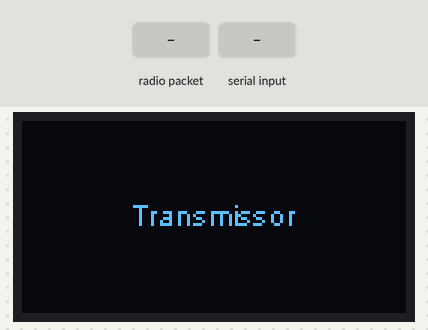
This sketch was run on a simulated ESP32. Shown: 128×64 one-colour display. The test bench sets the inputs (shaded band). What the sketch prints to the serial monitor is not drawn.

Above: at 1.5 s.
1.6 s: radio packet "$" arrives
At 2.3 s:
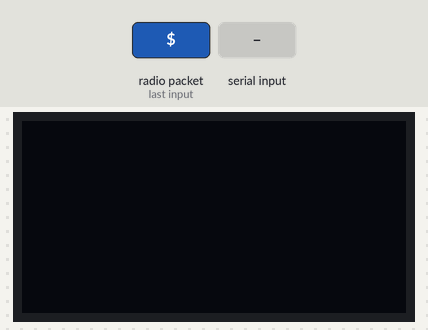
3.1 s: "@\n" received over Serial
At 3.5 s:
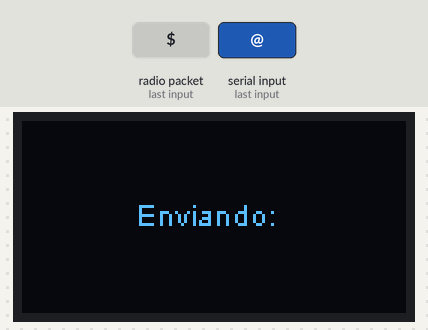
Timing chart, 0 to 6.1 s (numbered marks = the images above; inputs shaded):
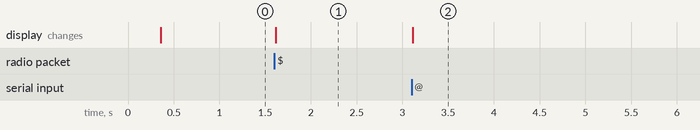

The sketch:

pager_lora.ino
```cpp
/*
 * RECEPTOR E TRANSMISSOR POR LORA COM ESP32 (PAGER LORA)
 *
 * Autores: Lucas Viegas e Yuri Minar
 * data: 03/10/2021
 */

#include <cctype>
#include <map>
#include <sstream>
#include "heltec.h"
#define BAND 868E6
#define MAX_MESSAGE_SIZE 46

std::map<std::string, char> mapa = {
  {".-",  'A'},
  {"-...", 'B'},
  {"-..", 'C'},
  {"-..", 'D'},
  {".", 'E'},
  {" ..-.", 'F'},
  {"--.", 'G'},
  {"....", 'H'},
  {"..", 'I'},
  {".---", 'J'},
  {"-.-", 'K'},
  {".-..", 'L'},
  {"--", 'M'},
  {"-.", 'N'},
  {"---", 'O'},
  {".--.", 'P'},
  {"--.-", 'Q'},
  {".-.", 'R'},
  {"...", 'S'},
  {"-", 'T'},
  {"..-", 'U'},
  {"...-", 'V'},
  {".--", 'W'},
  {"-..-", 'X'},
  {"-.--", 'Y'},
  {"--..", 'Z'},
  {"-----", '0'},
  {"·----", '1'},
  {"··---", '2'},
  {"···--", '3'},
  {"····-", '4'},
  {"·····", '5'},
  {"-····", '6'},
  {"--···", '7'},
  {"---··", '8'},
  {"----·", '9'},
  {"·--·-·", '@'},
  {"···-··-", '$'}
};

// Mapeia um caractere para seu valor correspondente em morse
std::string convert(const std::map<std::string, char> &tabela, char c) {
  for (auto item : tabela) {
    if (item.second == c)
      return item.first;
  }

  return "";
}

// Recebe uma mensagem completa demarcada por @ e $ (incluídos na string)
// Retorna o texto ao receber uma mensagem completa, senão retorna nulo
char *ReceberMorse()
{
  static char mensagem[MAX_MESSAGE_SIZE] = {0};
  static int contagem = 0;
  int packetSize = LoRa.parsePacket();
  if (packetSize > 0) {
    while (LoRa.available() && contagem < MAX_MESSAGE_SIZE) {
      unsigned char simb = LoRa.read();
      mensagem[contagem] = simb;
      contagem++;
      if (simb == '@') {
        mensagem[0] = '@';
        contagem = 1;
      } else if (simb == '$') {
        return mensagem;
      }
    }
  }
  return 0;
}

// Exibe a mensagem previamente capturada por ReceberMorse e exibe na tela OLED
// Há uma bug em que o último caractere aparece dobrado no receptor. Por enquanto só descarta.
void ExibirMensagem(std::string msg) {
  msg = msg.substr(1, msg.size() - 3); // Descarta @ e $. Também descarta o espaço antes de $.
  std::istringstream saida{msg};

  std::string simb;
  std::string decodificado;
  while (!saida.eof()) {
      saida >> simb;
      auto encontrado = mapa.find(simb);
      if (encontrado != mapa.end()) {
          decodificado += encontrado->second;
      }
  }

  Heltec.display->clear();
  Heltec.display->drawString(63, 31, decodificado.c_str());
  Heltec.display->display();
}

// Codifica a mensagem em morse e envia
void EnviarMorse (const char *texto){
  LoRa.beginPacket();
  LoRa.print('@');
  while(*texto != 0){
    char caractere = *texto;
    if (caractere >= 'A' && caractere <= 'Z'){
      std::string simbolo = convert(mapa, caractere);
      LoRa.print(simbolo.c_str());
    } else if (caractere >= '0' && caractere <= '9'){
      std::string simbolo = convert(mapa, caractere);
      LoRa.print(simbolo.c_str());
    }

    LoRa.print(" ");
    caractere++;
    texto++;
  }
  LoRa.print('$');
  LoRa.endPacket();
}

void setup () {
  Heltec.begin(true, true, true, true, BAND);
  Heltec.display->setTextAlignment(TEXT_ALIGN_CENTER_BOTH);
  Heltec.display->clear();
  Heltec.display->drawString(63, 31, "Transmissor");
  Heltec.display->display();

  Serial.begin(115200);
}

void loop () {
  static char texto[64] = {0};
  static int posicao = 0;
  static bool enviar = false;
  // Recebe texto da serial para enviar por rádio
  while (Serial.available() && posicao < 64 - 1) {
    char c = std::toupper(Serial.read());
    if ((c < 'A' || c > 'Z') && (c < '0' || c > '9') && c != '\n') {
      Serial.println("Caractere invalido");
    } else if(c == '\n') {
      texto[posicao] = 0;
      enviar = true;
    } else {
      texto[posicao++] = c;
    }
  }

  // Envia o texto no buffer e reinicia o buffer
  if (enviar) {
    Heltec.display->clear();
    Heltec.display->drawString(63, 31, String("Enviando: ") + texto);
    Heltec.display->display();
    EnviarMorse(texto);
    enviar = false;
    posicao = 0;
  }

  // Recebe uma mensagem por rádio e exibe na tela OLED
  const char *msg = ReceberMorse();
  if (msg) {
    Serial.println("Recebida mensagem");
    ExibirMensagem(msg);
  }
}
```

Measured:
- after the input at 1.6 s, the display: changes at once (image 1)
- after the input at 3.1 s, the display: changes at once (image 2)
